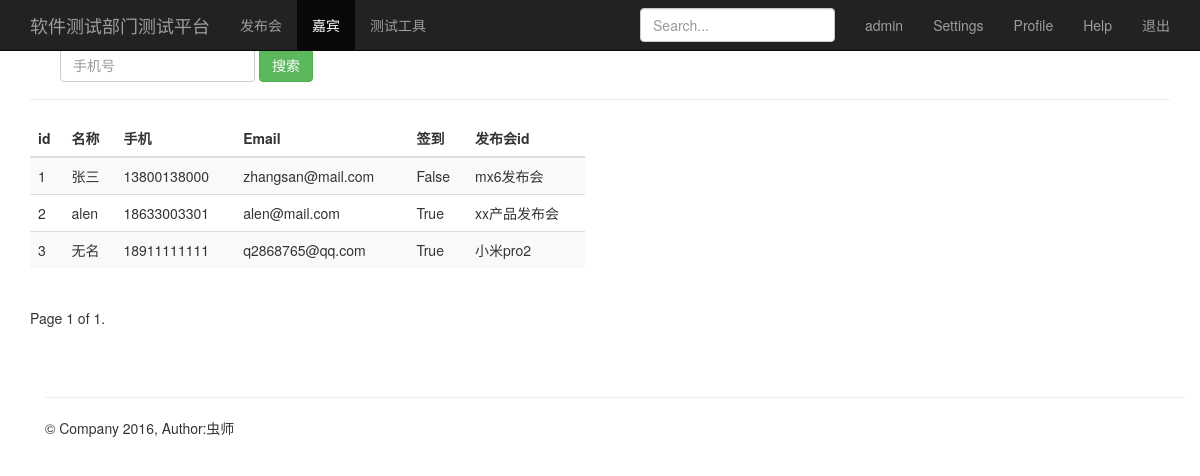
The page /guest_manage/ (signed in) on the database its author committed.
### sign/models.py (models this page shows, shortened)
class Guest(models.Model):
    event = models.ForeignKey(Event)            # 关联发布会id
    realname = models.CharField('姓名',max_length=64)  # 姓名
    phone = models.CharField('手机号',max_length=16)     # 手机号
    email = models.EmailField('邮箱')                 # 邮箱
    sign = models.BooleanField('签到状态')                # 签到状态
    create_time = models.DateTimeField('创建时间',auto_now=True)  # 创建时间（自动获取当前时间）
    class Meta:
        unique_together = ('phone', 'event')

class Event(models.Model):
    name = models.CharField('发布会名称',max_length=100)            # 发布会标题
    limit = models.IntegerField('容纳用户数')                      # 限制人数
    status = models.BooleanField('状态')                     # 状态
    address = models.CharField('地址',max_length=200)         # 地址
    start_time = models.DateTimeField('发布会时间')   # 发布会时间events time
    create_time = models.DateTimeField(auto_now=True)  # 创建时间（自动获取当前时间）
    def __str__(self):
        return self.name

### sign/views.py (the view)
# urls.py: url(r'^guest_manage/$', views.guest_manage),
@login_required
def guest_manage(request):
    guest_list = Guest.objects.all()
    username = request.session.get('username', '')
    paginator = Paginator(guest_list, 10)
    page = request.GET.get('page')
    try:
        contacts = paginator.page(page)
    except PageNotAnInteger:
        contacts = paginator.page(1)
    except EmptyPage:
        contacts = paginator.page(paginator.num_pages)
    return render(request, "guest_manage.html", {"user": username, "guests": contacts})

### sign/templates/guest_manage.html (shortened to what this page needs)
{% extends "base.html" %}
{% block content %}
    <nav class="navbar navbar-inverse navbar-fixed-top">
      <div class="container">
        <div class="navbar-header">
          <a class="navbar-brand" href="/guest_manage/">软件测试部门测试平台</a>
        </div>
        <div id="navbar" class="collapse navbar-collapse">
          <ul class="nav navbar-nav">
            <li><a href="/event_manage/">发布会</a></li>
            <li class="active"><a href="#about">嘉宾</a></li>
            <li><a href="/TestTools/">测试工具</a> </li>
          </ul>
            <ul class="nav navbar-nav navbar-right">
           <li><a href="#">{{user}}</a></li>
           <li><a href="http://v3.bootcss.com/examples/dashboard/#">Settings</a></li>
            <li><a href="http://v3.bootcss.com/examples/dashboard/#">Profile</a></li>
            <li><a href="http://v3.bootcss.com/examples/dashboard/#">Help</a></li>
            <li><a href="/logout/">退出</a></li>
         </ul>
          <form class="navbar-form navbar-right">
            <input type="text" class="form-control" placeholder="Search...">
          </form>
        </div>
      </div>
    </nav>
    <div class="container theme-showcase" role="main">
      <div class="page-header">
        <div id="navbar" class="navbar-collapse collapse">
          <form class="navbar-form" method="get" action="/sreach_phone/">
            <div class="form-group">
              <input name="phone" type="text" placeholder="手机号" class="form-control">
            </div>
            <button type="submit" class="btn btn-success">搜索</button>
          </form>
        </div>
      </div>
      <div class="row">
        <div class="col-md-6">
          <table class="table table-striped">
            <thead>
              <tr>
                <th>id</th>
                <th>名称</th>
                <th>手机</th>
                <th>Email</th>
                <th>签到</th>
                <th>发布会id</th>
              </tr>
            </thead>
            <tbody>
              {% for guest in guests %}
                <tr>
                  <td>{{ guest.id }}</td>
                  <td>{{ guest.realname }}</td>
                  <td>{{ guest.phone }}</td>
                  <td>{{ guest.email }}</td>
                  <td>{{ guest.sign }}</td>
                  <td>{{ guest.event }}</td>
                </tr>
             {% endfor %}
            </tbody>
          </table>
        </div>
      </div>
    <div class="pagination">
      <span class="step-links">
          <span class="current">
            Page {{ guests.number }} of {{ guests.paginator.num_pages }}.
          </span>
      </span>
    </div>
{% endblock %}

### sign/templates/base.html (shortened to what this page needs)
<!DOCTYPE html>
<html lang="zh-CN">
  <head>
      <link href="//cdn.bootcss.com/bootstrap/3.3.5/css/bootstrap.min.css" rel="stylesheet">
      <link href="//v3.bootcss.com/examples/theme/theme.css" rel="stylesheet">
  </head>
  <body role="document">
  {% block content %}
  {% endblock %}
    <div class="container theme-showcase" role="main">
        <div class="page-header">
        </div>
        <footer class="footer">
          <p>&copy; Company 2016, Author:虫师</p>
        </footer>
    </div>
  </body>
</html>

### rows shown on the page
Guest: id "1", realname "张三", phone "13800138000", email "zhangsan@mail.com", sign "False", event "mx6发布会"
Guest: id "2", realname "alen", phone "18633003301", email "alen@mail.com", sign "True", event "xx产品发布会"
Guest: id "3", realname "无名", phone "18911111111", email "q2868765@qq.com", sign "True", event "小米pro2"

### other values the page prints
{{ user }} "admin"
{{ guests.number }} "1"
{{ guests.paginator.num_pages }} "1"
